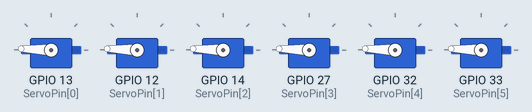
Recording of a sketch running on a simulated ESP32-C3. Shown: 6 × servo. What the sketch prints to the serial monitor is not drawn.

Above: at 6.05 s.
At 6.5 s:
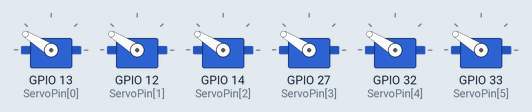
At 6.95 s:
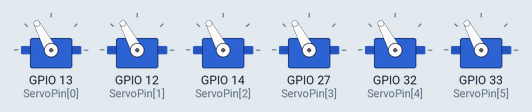
At 7.85 s:
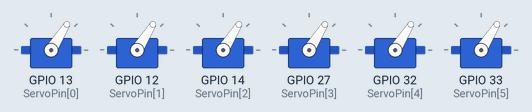
At 8.55 s:
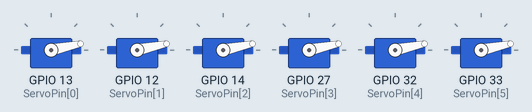
At 9.7 s:
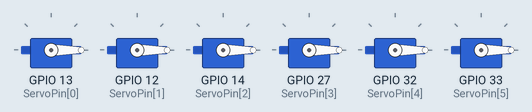
Timing chart, 0 to 14.6 s (numbered marks = the images above):
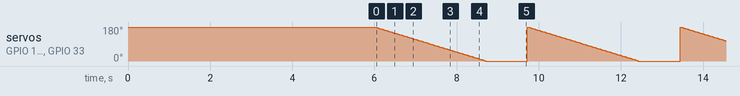

Measured:
- by itself, servo on GPIO 13 (ServoPin[0]), servo on GPIO 12 (ServoPin[1]), servo on GPIO 14 (ServoPin[2]), servo on GPIO 27 (ServoPin[3]), servo on GPIO 32 (ServoPin[4]), servo on GPIO 33 (ServoPin[5]): ramps from 180° to 0° and jumps back, once every 3.7 s

The sketch:

MultiServoTest.ino
```cpp
/*
 * ESP32 Servo Example Using Arduino ESP32 Servo Library
 * John K. Bennett
 * March, 2017
 *
 * This sketch uses the Arduino ESP32 Servo Library to sweep 4 servos in sequence.
 *
 * Different servos require different pulse widths to vary servo angle, but the range is
 * an approximately 500-2500 microsecond pulse every 20ms (50Hz). In general, hobbyist servos
 * sweep 180 degrees, so the lowest number in the published range for a particular servo
 * represents an angle of 0 degrees, the middle of the range represents 90 degrees, and the top
 * of the range represents 180 degrees. So for example, if the range is 1000us to 2000us,
 * 1000us would equal an angle of 0, 1500us would equal 90 degrees, and 2000us would equal 1800
 * degrees.
 *
 * Circuit:
 * Servo motors have three wires: power, ground, and signal. The power wire is typically red,
 * the ground wire is typically black or brown, and the signal wire is typically yellow,
 * orange or white. Since the ESP32 can supply limited current at only 3.3V, and servos draw
 * considerable power, we will connect servo power to the VBat pin of the ESP32 (located
 * near the USB connector). THIS IS ONLY APPROPRIATE FOR SMALL SERVOS.
 *
 * We could also connect servo power to a separate external
 * power source (as long as we connect all of the grounds (ESP32, servo, and external power).
 * In this example, we just connect ESP32 ground to servo ground. The servo signal pins
 * connect to any available GPIO pins on the ESP32 (in this example, we use pins
 * 22, 19, 23, & 18).
 *
 * In this example, we assume four Tower Pro SG90 small servos.
 * The published min and max for this servo are 500 and 2400, respectively.
 * These values actually drive the servos a little past 0 and 180, so
 * if you are particular, adjust the min and max values to match your needs.
 * Experimentally, 550 and 2350 are pretty close to 0 and 180.
 *
 * Useful Defaults:
	default min pulse width for attach(): 544us
	default max pulse width for attach(): 2400us
	default timer width 16 (if timer width is not set)
	default pulse width 1500us (servos are initialized with this value)
	MINIMUM pulse with: 500us
	MAXIMUM pulse with: 2500us
	MAXIMUM number of servos: 16 (this is the number of PWM channels in the ESP32)
 */

#include <ESP32Servo.h>


// Published values for SG90 servos; adjust if needed
const int minUs = 500; // 1000
const int maxUs = 2500; // 2000

// These are all GPIO pins on the ESP32
// Recommended pins include 2,4,12-19,21-23,25-27,32-33
// for the ESP32-S2 the GPIO pins are 1-21,26,33-42
// for the ESP32-S3 the GPIO pins are 1-21,35-45,47-48
// for the ESP32-C3 the GPIO pins are 1-10,18-21
const byte NSERVOS=6;
byte ServoPin[]={13, 12, 14, 27, 32, 33}; // 6 channels
//byte ServoPin[]={13, 12, 14, 27, 32, 33, 15, 16, 17, 18, 19, 21, 22, 23, 25, 26}; // 16 channels
Servo Servo_obj[NSERVOS];

void setup() {
	Serial.begin(115200);
	while (!Serial) ; // wait for serial port to connect
	// give user some time to open the serial monitor
	Serial.println("");
	int idx = 0;
	while (idx < 12) {
		Serial.printf("%c", 'A' + idx++);
		delay(500);
	}

	// Allow allocation of all timers
	for (idx=0; idx<4; idx++)
		ESP32PWM::allocateTimer(idx);

	for (idx=0; idx<NSERVOS; idx++) {
		Servo_obj[idx].setPeriodHertz(50);
		Servo_obj[idx].attach(ServoPin[idx], minUs, maxUs);
	}
}

// Servo.write() takes 82 micros/servo at 40 MHz, 13 micros/servo at 240 MHz (it is proportional to 1/cpu frequency)
void loop() {
	int idx=0;
	int pos=0;
	unsigned long begin_time=0;
	for (pos = 180; pos >= 0; pos--) { // sweep from 0 degrees to 180 degrees
		begin_time=micros();
		for (idx=0; idx<NSERVOS; idx++) {
			Servo_obj[idx].write(pos);
		}
		//  6 servos : 458-472 micros at cpu 40 MHz ; 77-80 micros at cpu 240 MHz
		// 16 servos : 1271-1308 micros at cpu 40 MHz ; 206-212 micros at cpu 240 MHz
		Serial.println(micros()-begin_time);
		delay(15);
	}
	delay(1000);
}
```
